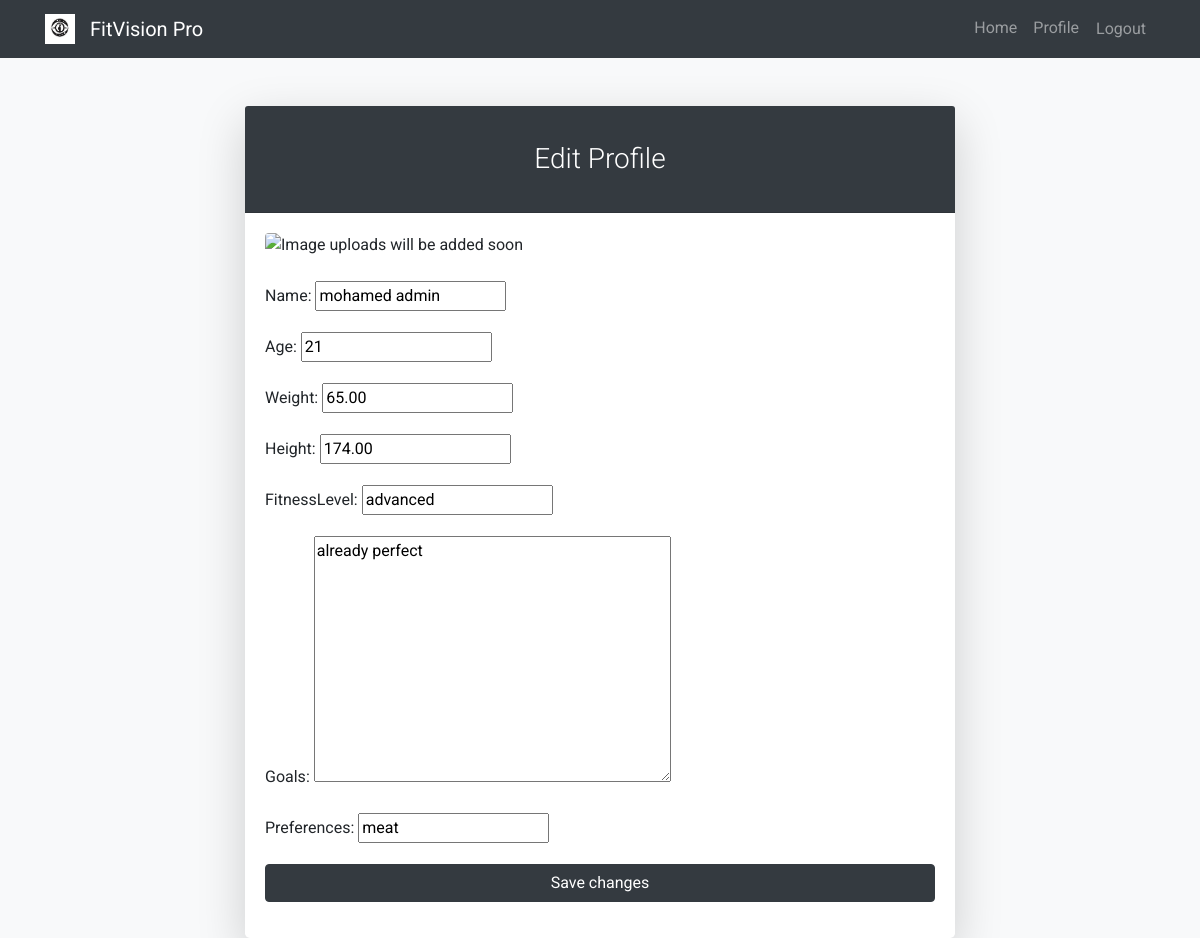
Screenshot of /accounts/profile/edit/ (signed in) with the database file from the repository.
### authintication/models.py (models this page shows, shortened)
class Profile(models.Model):
    user = models.OneToOneField(User, on_delete=models.CASCADE)
    name = models.CharField(max_length=100)  # This should be a separate field
    age = models.IntegerField(null=True)
    weight = models.DecimalField(max_digits=5, decimal_places=2, null=True)
    height = models.DecimalField(max_digits=5, decimal_places=2, null=True)
    fitnessLevel = models.CharField(max_length=50, null=True)
    goals = models.TextField(null=True)
    preferences = models.CharField(max_length=20, null=True)

### authintication/views.py (the view)
# urls.py: path('profile/edit/', views.edit_profile, name='edit_profile'),
@login_required
def edit_profile(request):
    if request.method == 'POST':
        form = ProfileForm(request.POST, instance=request.user.profile)
        if form.is_valid():
            form.save()
            return redirect('profile')
    else:
        form = ProfileForm(instance=request.user.profile)
    return render(request, 'edit_profile.html', {'form': form})

### authintication/forms.py
class ProfileForm(forms.ModelForm):
    class Meta:
        model = Profile
        fields = ['name', 'age', 'weight', 'height', 'fitnessLevel', 'goals', 'preferences']

### authintication/templates/edit_profile.html (shortened to what this page needs)
{% extends 'base_generic.html' %}
{% block content %}
  <div class="container mt-5">
    <div class="row justify-content-center">
      <div class="col-md-8">
        <div class="card shadow-lg border-0 rounded-lg">
          <div class="card-header bg-dark text-white">
            <h3 class="text-center font-weight-light my-4">Edit Profile</h3>
          </div>
          <div class="card-body">
            <img src="" alt="Image uploads will be added soon" class="img-fluid rounded mx-auto d-block mb-4" />
            <form method="post">
              {{ form.as_p }}
              <div class="form-group">
                <button type="submit" class="btn btn-dark btn-block">Save changes</button>
              </div>
            </form>
          </div>
        </div>
      </div>
    </div>
  </div>
{% endblock %}

### FitVision/static/styles_base.css (style rules this page uses)
body { background-color: #f8f9fa; font-family: 'Roboto', sans-serif; }

### rows the page displays
Profile: name "mohamed admin", age "21", weight "65.00", height "174.00", fitnessLevel "advanced", goals "already perfect", preferences "meat"
